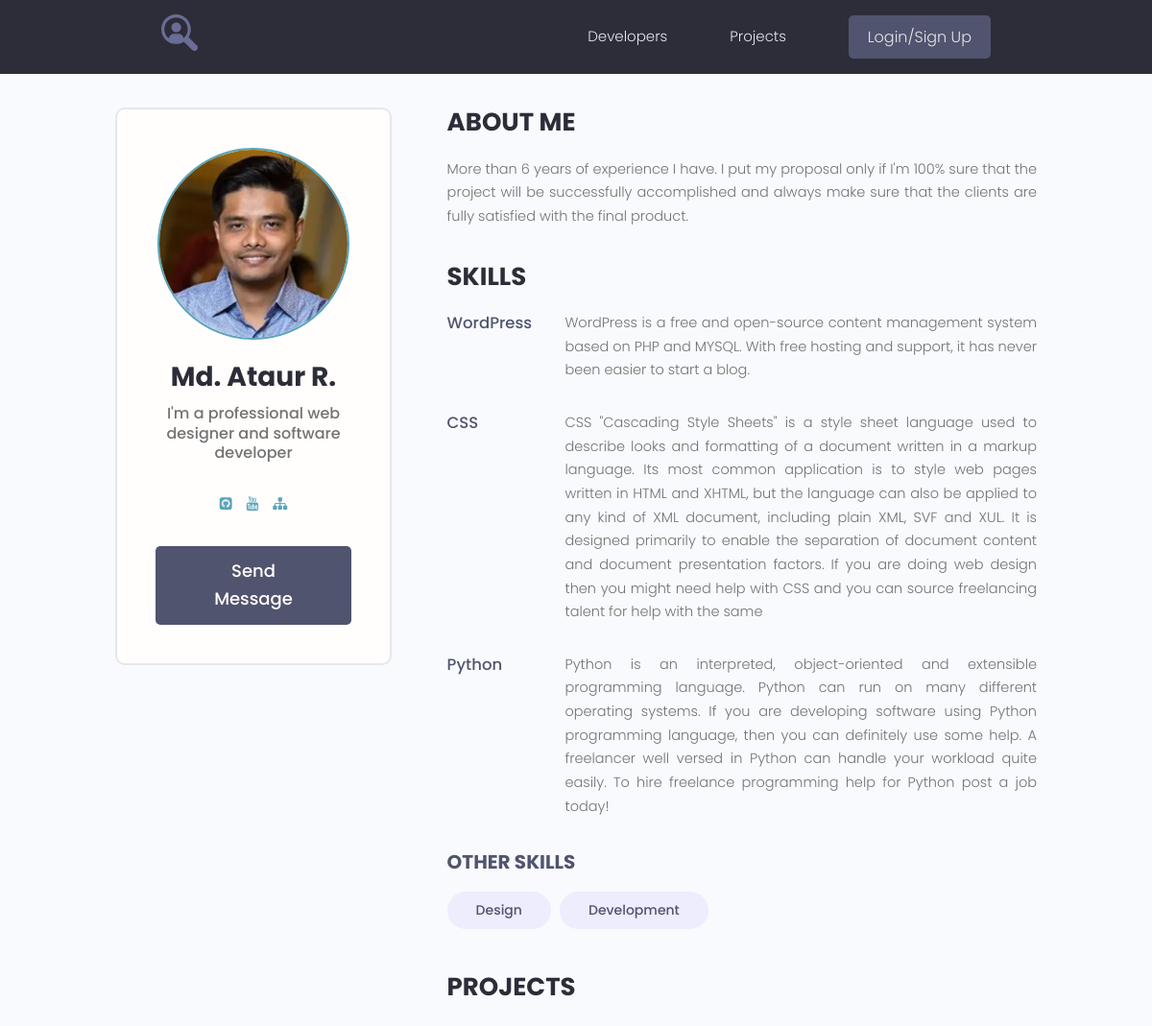
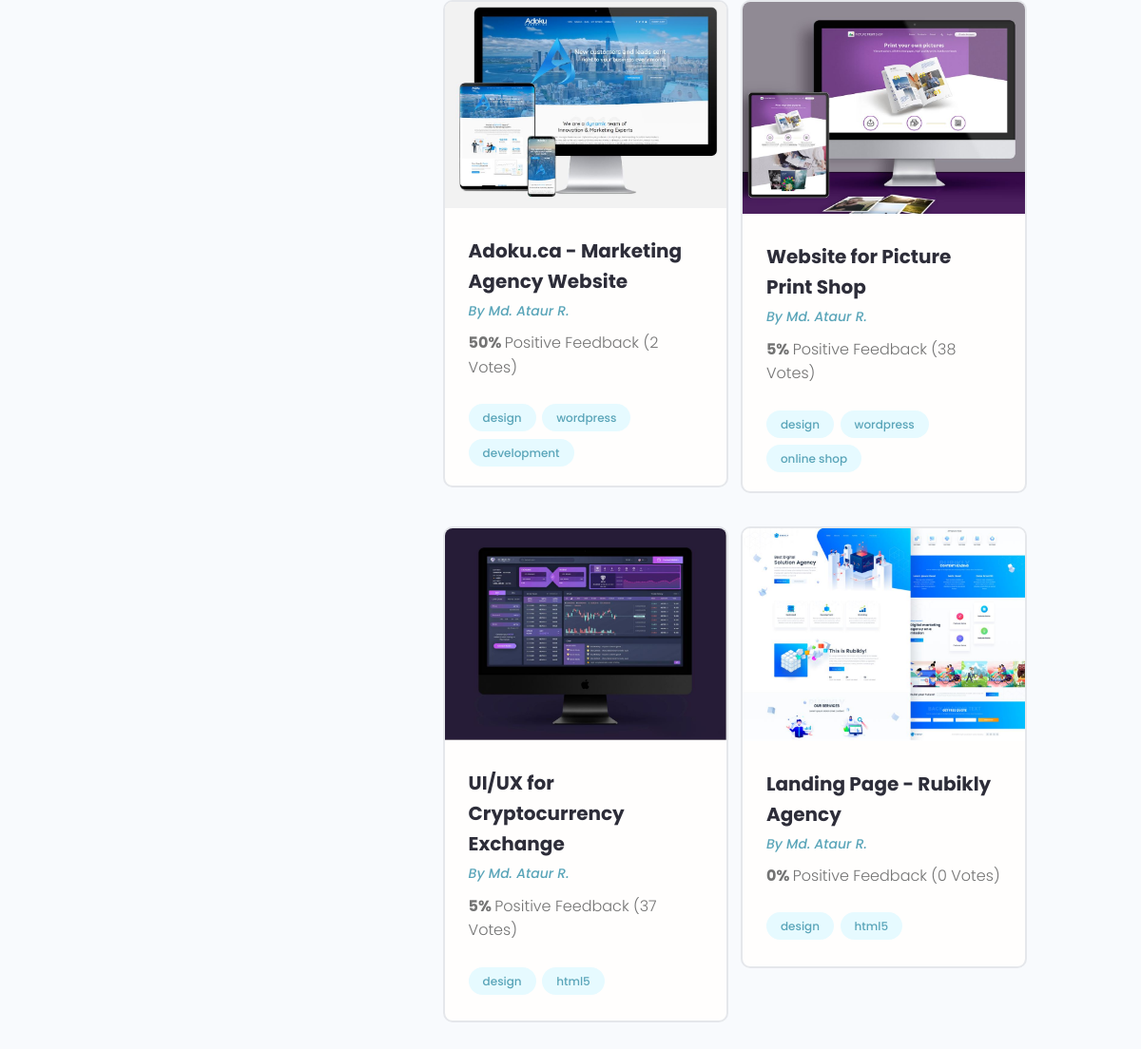
The app's page /profile/1 with its own data (2 pictures, top to bottom).
### users/models.py (models this page shows, shortened)
class Profile(models.Model):
    user = models.OneToOneField(User, on_delete=models.CASCADE, blank=True, null=True)
    name = models.CharField(max_length=200, blank=True, null=True)
    email = models.EmailField(max_length=500, blank=True, null=True)
    username = models.CharField(max_length=200, blank=True, null=True)
    short_info = models.CharField(max_length=200, blank=True, null=True)
    bio = models.TextField(blank=True, null=True)
    profile_image = models.ImageField(upload_to='profiles/', blank=True, null=True,
                                      default='profiles/user-default.png')
    social_github = models.CharField(max_length=200, blank=True, null=True)
    social_youtube = models.CharField(max_length=200, blank=True, null=True)
    social_website = models.CharField(max_length=200, blank=True, null=True)
    created = models.DateTimeField(auto_now_add=True)

class Skill(models.Model):
    owner = models.ForeignKey(Profile, on_delete=models.CASCADE, blank=True, null=True)
    name = models.CharField(max_length=200, blank=True, null=True)
    description = models.TextField(blank=True, null=True)
    created = models.DateTimeField(auto_now_add=True)

### projects/models.py (models this page shows, shortened)
class Project(models.Model):
    owner = models.ForeignKey(Profile, on_delete=models.SET_NULL, blank=True, null=True)
    title = models.CharField(max_length=200)
    description = models.TextField(null=True, blank=True)
    image = models.ImageField(null=True, blank=True, upload_to="projects/%Y/%m/%d", default="default.jpg")
    demo_link = models.CharField(max_length=2000, null=True, blank=True)
    source_link = models.CharField(max_length=2000, null=True, blank=True)
    tags = models.ManyToManyField('Tag', blank=True)
    vote_total = models.IntegerField(default=0, null=True, blank=True)
    vote_ratio = models.IntegerField(default=0, null=True, blank=True)
    created = models.DateTimeField(auto_now_add=True)
    class Meta:
        ordering = ['-vote_ratio', '-vote_total', 'created']

class Tag(models.Model):
    name = models.CharField(max_length=200)
    created = models.DateTimeField(auto_now_add=True)
    def __str__(self):
        return self.name

### users/views.py (the view)
# urls.py: path('profile/<str:pk>', views.user_profile, name='user_profile'),
def user_profile(request, pk):
    prof = Profile.objects.get(pk=pk)
    top_skills = prof.skill_set.exclude(description__exact="")
    other_skills = prof.skill_set.filter(description__exact="")
    context = {
        'profile': prof,
        'top_skills': top_skills,
        'other_skills': other_skills,
    }
    return render(request, 'users/profile.html', context)

### users/templates/users/profile.html
{% extends 'projects/base.html' %}
{% block content %}
  <main class="profile my-md">
    <div class="container">
      <div class="layout">
        <div class="column column--1of3">
          <div class="card text-center">
            <div class="card__body dev">
              <img class="avatar avatar--xl" src="{{ profile.profile_image.url }}" />
              <h2 class="dev__name">{{ profile.name }}</h2>
              <p class="dev__title">{{ profile.short_info }}</p>
              <ul class="dev__social">
                {% if profile.social_github %}
                <li>
                  <a title="Github" href="{{ profile.social_github }}" target="_blank"><i class="fa fa-github-square"></i></a>
                </li>
                {% endif %}
                {% if profile.social_youtube %}
                <li>
                  <a title="Youtube" href="{{ profile.social_youtube }}" target="_blank"><i class="fa fa-youtube"></i></a>
                </li>
                {% endif %}
                {% if profile.social_website %}
                <li>
                  <a title="Personal Website" href="{{ profile.social_website }}" target="_blank"><i class="fa fa-sitemap"></i></a>
                </li>
                {% endif %}
              </ul>
              {% if request.user.profile.id != profile.id %}
              <a href="{% url 'create-message' profile.id %}" class="btn btn--sub btn--lg">Send Message </a>
              {% endif %}
            </div>
          </div>
        </div>
        <div class="column column--2of3">
          <div class="devInfo">
            <h3 class="devInfo__title">About Me</h3>
            <p class="devInfo__about">
              {{ profile.bio }}
            </p>
          </div>
          <div class="devInfo">
            <h3 class="devInfo__title">Skills</h3>
            <div class="devInfo__skills">
              {% for skill in top_skills %}
              <div class="devSkill">
                <h4 class="devSkill__title">{{ skill.name }}</h4>
                <p class="devSkill__info">
                  {{ skill.description }}
                </p>
              </div>
              {% endfor %}
              <h3 class="devInfo__subtitle">Other Skills</h3>
              <div class="devInfo__otherSkills">
                {% for skill in other_skills %}
                <span class="tag tag--pill tag--sub tag--lg">
                  <small>{{ skill.name }}</small>
                </span>
                {% endfor %}
              </div>
            </div>
          </div>
          <div class="devInfo">
            <h3 class="devInfo__title">Projects</h3>
            <div class="grid grid--two">
              {% for project in profile.project_set.all %}
              <div class="column">
                <div class="card project">
                  <a href="{% url 'project' project.id %}" class="project">
                    <img class="project__thumbnail" src="{{ project.image.url }}" alt="project thumbnail" />
                    <div class="card__body">
                      <h3 class="project__title">{{ project.title }}</h3>
                      <p><a class="project__author" href="{% url 'user_profile' project.owner.id %}">By {{ project.owner.name }}</a></p>
                      <p class="project--rating">
                        <span style="font-weight: bold;">{{ project.vote_ratio }}% </span> Positive
                        Feedback ({{ project.vote_total }} Vote{{ project.vote_total | pluralize:'s' }})
                      </p>
                      <div class="project__tags">
                        {% for tag in project.tags.all %}
                        <span class="tag tag--pill tag--main">
                          <small>{{ tag }}</small>
                        </span>
                        {% endfor %}
                      </div>
                    </div>
                  </a>
                </div>
              </div>
              {% endfor %}
            </div>
          </div>
        </div>
      </div>
    </div>
  </main>
{% endblock %}

### projects/static/styles/app.css (style rules this page uses)
:root { --color-sub: #2d2d39; }
.btn--sub { background-color: var(--color-sub-light); }
.card { border: 2px solid var(--color-light); }
img { width: 100%; }
.profile .card > .dev { padding: 4rem; }
.dev__name { color: var(--color-sub); font-size: 2.8rem; font-weight: 700; margin-top: 1rem; margin-bottom: 0.5rem; }
.dev__title { font-size: 1.6rem; font-weight: 500; line-height: 1.3; }
.dev__social { margin: 3rem 0; list-style: none; display: flex; justify-content: center; gap: 1.5rem; }
.devInfo { margin-bottom: 3rem; }
.devInfo__title, .devInfo__subtitle { font-size: 2.6rem; color: var(--color-sub); text-transform: uppercase; font-weight: 700; margin-bottom: 1.5rem; }
.devInfo__subtitle { font-size: 2rem; color: var(--color-sub-light); }
.devInfo__about, .devSkill__info { font-size: 1.45rem; line-height: 1.7; text-align: justify; }
.devSkill { margin-bottom: 3rem; }
.devSkill__title { font-size: 1.65rem; font-weight: 500; color: var(--color-sub-light); }
@media screen and (min-width: 700px) { .devSkill { display: flex; justify-content: space-between; gap: 3rem; } }
@media screen and (min-width: 700px) { .devSkill__info { flex-basis: 80%; } }
.project__author { font-size: 1.4rem; font-style: italic; }
.project--rating { margin-bottom: 1.6em; margin-top: .5em; }
.project__thumbnail { object-fit: cover; object-position: top center; width: 100%; }
.project__title { font-size: 2rem; font-weight: 700; color: var(--color-sub); }

### projects/static/uikit/styles/modules/_variables.css (style rules this page uses)
:root { --color-main: #5aa5b9; --color-main-light: #e6faff; --color-sub: #3f4156; --color-sub-light: #51546e; --color-sub-lighter: #ededfd; --color-text: #737373; --color-gray: #8b8b8b; --color-light: #e5e7eb; --color-light-gray: #767676; --color-bg: #f8fafd; --color-white: #fffefd; --color-white-light: #f3f3f3; --color-success: #359e64; --color-success-bg: #def8e8; --color-error: #fc4b0b; --color-error-bg: #fff2ee; --font-base: 'Poppins', arial, helvetica, 'Segoe UI', roboto, ubuntu, sans-serif; --font-monospace: 'Fira Code', 'Courier New', courier, monospace; --font-regular: 300; --font-medium: 500; --font-bold: 700; --generic-shadow: 1px 1px 5px #00000010; --generic-transition: all 0.3s ease-in-out; }

### projects/static/uikit/styles/modules/_base.css (style rules this page uses)
* { margin: 0; padding: 0; box-sizing: border-box; text-rendering: optimizeLegibility; color: inherit; font-size: inherit; }
html { font-size: 50%; }
@media only screen and (min-width: 480px) { html { font-size: 56.25%; } }
@media only screen and (min-width: 1200px) { html { font-size: 62.5%; } }
body { line-height: 1.6; font-weight: 400; font-size: 1.5rem; color: var(--color-text); background-color: var(--color-bg); min-height: 100vh; }

### projects/static/uikit/styles/modules/_typography.css (style rules this page uses)
* { font-family: var(--font-base); }
h2 { font-size: 3.6rem; font-weight: var(--font-bold); }
h3 { font-size: 3.2rem; font-weight: var(--font-medium); }
h4 { font-size: 2.8rem; font-weight: var(--font-medium); }
p, span, strong { font-size: 1.6rem; color: var(--color-text); font-weight: var(--font-regular); }
a { padding-bottom: 2px; text-decoration: none; display: inline-block; color: var(--color-main); font-weight: var(--font-medium); }

### projects/static/uikit/styles/modules/_utilities.css (style rules this page uses)
.container { width: 92%; max-width: 165rem; margin: 0 auto; box-sizing: border-box; }
@media screen and (min-width: 1000px) { .container { width: 90%; } }
@media screen and (min-width: 1200px) { .container { width: 80%; } }
.text-center { text-align: center; }
.my-md { margin: 3rem auto; }

### projects/static/uikit/styles/modules/_avatar.css (style rules this page uses)
.avatar { border-radius: 50%; border: 2px solid var(--color-main); object-fit: cover; }
.avatar--xl { height: 20rem; width: 20rem; }

### projects/static/uikit/styles/modules/_button.css (style rules this page uses)
.btn { display: inline-block; position: relative; cursor: pointer; background-color: var(--color-light); font-weight: var(--font-medium); color: var(--color-sub); text-decoration: none; padding: 1rem 2rem; border-radius: 0.5rem; border: none; width: -webkit-fit-content; width: -moz-fit-content; width: fit-content; height: -webkit-fit-content; height: -moz-fit-content; height: fit-content; font-size: 1.6rem; outline-width: 0; outline-color: transparent; -webkit-backface-visibility: hidden; backface-visibility: hidden; transition: all 0.3s ease-in-out; }
.btn--sub { background-color: var(--color-sub); color: var(--color-white); }
.btn--lg { font-size: 1.8rem; padding: 1.2rem 4.5rem; }

### projects/static/uikit/styles/modules/_card.css (style rules this page uses)
.card { border-radius: 1rem; background-color: var(--color-white); border: 1.5px solid var(--color-light); width: auto; height: auto; margin-top: 0.5rem; margin-bottom: 0.5rem; overflow: hidden; }
.card__body, .card__header { padding: 2rem 2.5rem; }

### records on screen
Profile: profile_image (picture), name "Md. Ataur R.", short_info "I'm a professional web designer and software developer", bio "More than 6 years of experience I have. I put my proposal only if I'm 100% sure that the project will be successfully accomplished and always make sure that the clients are fully satisfied with the final product."
Skill: name "WordPress", description "WordPress is a free and open-source content management system based on PHP and MYSQL. With free hosting and support, it has never been easier to start a blog."
Skill: name "CSS", description "CSS \"Cascading Style Sheets\" is a style sheet language used to describe looks and formatting of a document written in a markup language. Its most common application is to style web pages written in HTML and XHTML, but the language can also be applied to any kind of XML document, including plain XML, SVF and XUL. It is designed primarily to enable the separation of document content and document presentation factors. If you are doing web design then you might need help with CSS and you can source freelancing talent for help with the same"
Skill: name "Python", description "Python is an interpreted, object-oriented and extensible programming language. Python can run on many different operating systems. If you are developing software using Python programming language, then you can definitely use some help. A freelancer well versed in Python can handle your workload quite easily. To hire freelance programming help for Python post a job today!"
Skill: name "Design"
Skill: name "Development"
Project: image (picture), title "Adoku.ca - Marketing Agency Website", owner.name "Md. Ataur R.", vote_ratio "50", vote_total "2", vote_total|pluralize "s"
Tag: name "design"
Tag: name "wordpress"
Tag: name "development"
Project: image (picture), title "Website for Picture Print Shop", owner.name "Md. Ataur R.", vote_ratio "5", vote_total "38", vote_total|pluralize "s"
Tag: name "online shop"
Project: image (picture), title "UI/UX for Cryptocurrency Exchange", owner.name "Md. Ataur R.", vote_ratio "5", vote_total "37", vote_total|pluralize "s"
Tag: name "html5"
Project: image (picture), title "Landing Page - Rubikly Agency", owner.name "Md. Ataur R.", vote_ratio "0", vote_total "0", vote_total|pluralize "s"
